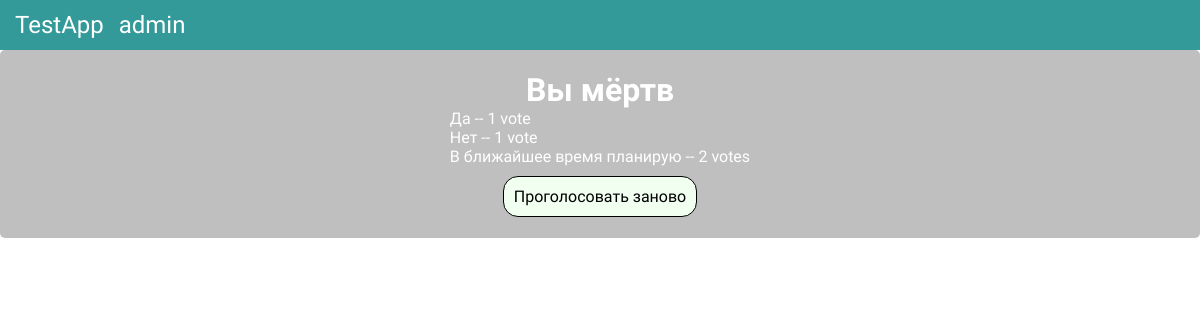
Before: /6/results/ with the older database file.
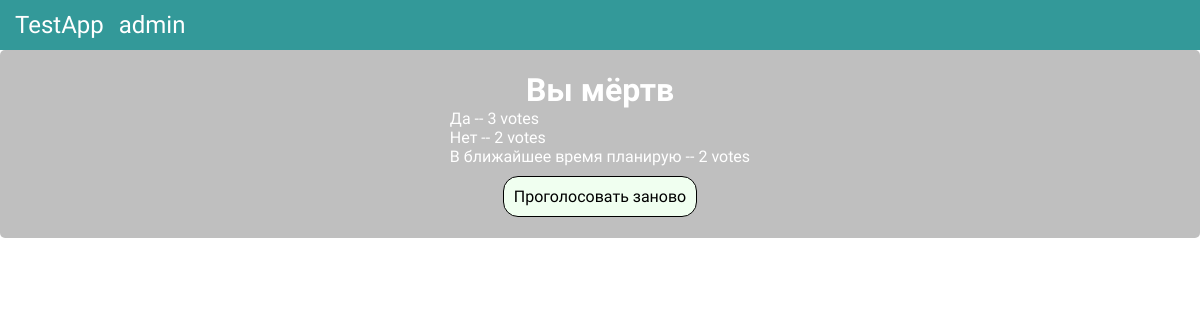
After: the same page with the newer database file.
### great/models.py (models this page shows, shortened)
class Question(models.Model):
    question_text = models.CharField(max_length=200)
    pub_date = models.DateTimeField('date published')
    def was_published_recently(self):
        now = timezone.now()
        return now - datetime.timedelta(days=1) <= self.pub_date <= now
    was_published_recently.admin_order_field = 'pub_date'
    was_published_recently.boolean = True # выводить визуально на моменте просмотров всех вопросов
    was_published_recently.short_description = 'Было опубликованно недавно?' # заголовок во время просмотров всех вопросов

class Choice(models.Model):
    question = models.ForeignKey(Question, on_delete=models.CASCADE)
    choice_text = models.CharField(max_length=200)
    votes = models.IntegerField(default=0)

### great/views.py (the view)
# urls.py: path('<int:pk>/results/', views.ResultsView.as_view(), name='results'),
class ResultsView(generic.DetailView):
    model = Question
    template_name = 'great/results.html'

### great/templates/great/results.html (shortened to what this page needs)
<!DOCTYPE html>
<html lang="en">
<head>
    {% load static %}
    <link rel="stylesheet" type="text/css" href="{% static 'great/index.css' %}">
    <link rel="stylesheet" type="text/css" href="{% static 'great/results.css' %}">
</head>
<body>
    <header>
        <div><a href="{% url 'great:index' %}">TestApp</a></div>
        <div><a href="/admin">admin</a></div>
    </header>
    <div class="wrapper list">
            <h1>{{ question.question_text }}</h1>
            <ul>
                {% for choice in question.choice_set.all %}
                <li>{{ choice.choice_text }} -- {{ choice.votes }} vote{{ choice.votes|pluralize }}</li>
                {% endfor %}
            </ul>
            <a href="{% url 'great:detail' question.id %}" class="revoteButton">Проголосовать заново</a>
    </div>
</body>
</html>

### great/static/great/index.css (style rules this page uses)
* { box-sizing: border-box; padding: 0; margin: 0; }
body { background-image: url(https://media.giphy.com/media/3og0IIB0CrEPomHBYs/giphy.gif); background-size: cover; background-repeat: no-repeat; }
.wrapper { font-family: 'Montserrat', sans-serif; display: flex; flex-direction: column; justify-content: center; align-items: center; padding-top: 2%; color: white; }
.list { border: transparent 1px solid; border-radius: 5px; background-color: rgba(128, 128, 128, 0.5); padding: 20px; }
li { list-style-type: none; }
header { display: flex; flex-direction: row; justify-content: start; align-items: center; font-family: 'Montserrat', sans-serif; color: white; height: 50px; width: 100vw; background-color: rgba(0, 128, 128, 0.8); font-size: 1.5em; }
header div { padding-left: 15px; }
header a { color: white; text-decoration: none; }

### great/static/great/results.css (style rules this page uses)
.revoteButton { border: black 1px solid; border-radius: 15px; background-color: honeydew; font-size: 1em; padding: 10px; margin-top: 10px; text-decoration: none; color: black; }

Changed rows visible on the page:
changed Choice "Да": votes "1" → "3"
changed Choice "Нет": votes "1" → "2"
